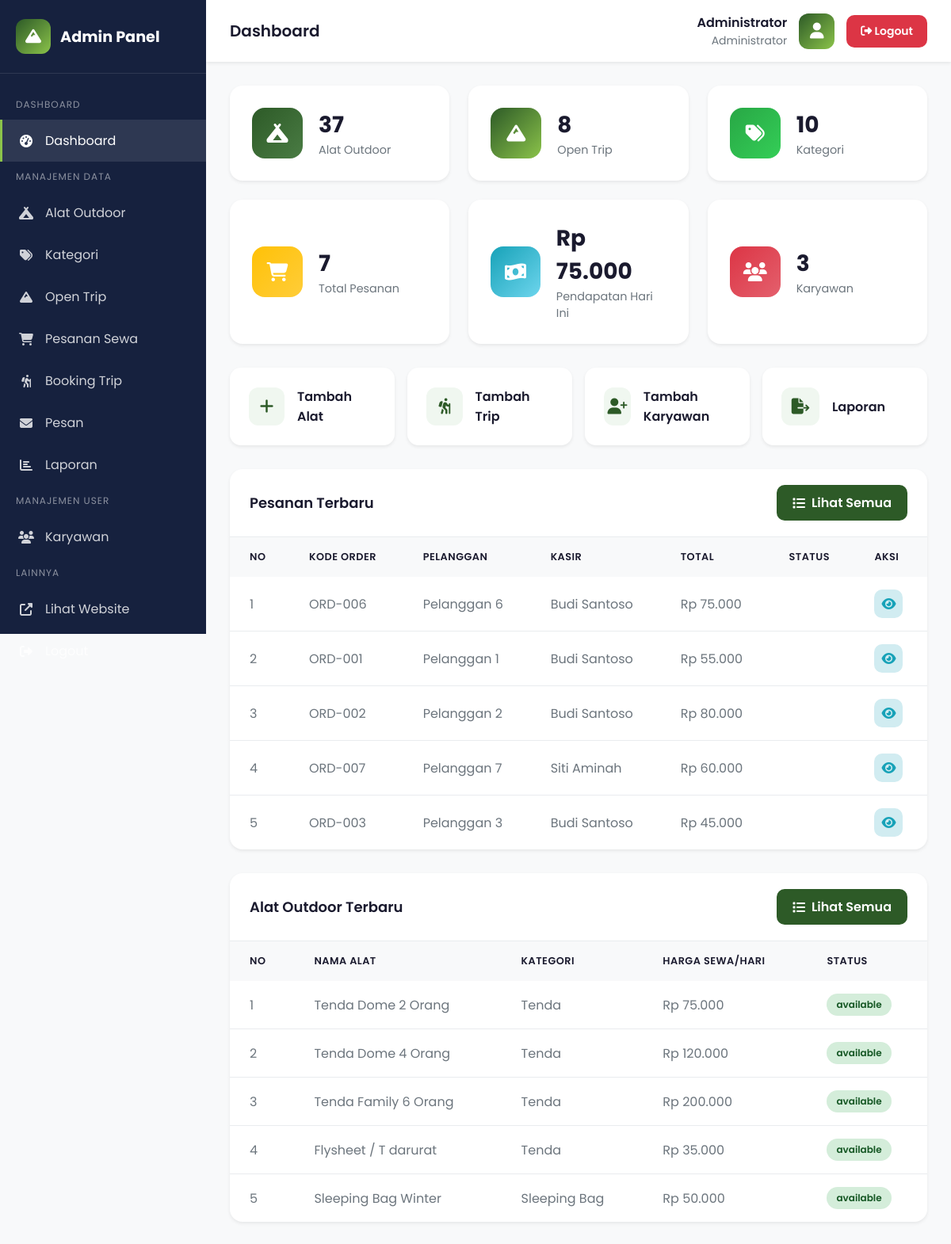
/admin/index.php (signed in), run on the app's committed database.
### tables this page shows
CREATE TABLE IF NOT EXISTS orders (
    id INT PRIMARY KEY AUTO_INCREMENT,
    kode_order VARCHAR(20) UNIQUE NOT NULL,
    user_id INT,
    nama_pelanggan VARCHAR(100) NOT NULL,
    no_hp VARCHAR(20) NOT NULL,
    email VARCHAR(100),
    total_harga DECIMAL(12,2) NOT NULL,
    tanggal_sewa DATE NOT NULL,
    tanggal_kembali DATE NOT NULL,
    metode_pembayaran ENUM('tunai', 'qris', 'transfer') DEFAULT 'tunai',
    status_pembayaran ENUM('pending', 'confirmed', 'completed', 'cancelled') DEFAULT 'pending',
    status_order ENUM('pending', 'confirmed', 'rented', 'returned', 'cancelled') DEFAULT 'pending',
    tipe_order ENUM('online', 'offline') DEFAULT 'offline',
    catatan TEXT,
    created_at TIMESTAMP DEFAULT CURRENT_TIMESTAMP,
    FOREIGN KEY (user_id) REFERENCES users(id)
);

CREATE TABLE IF NOT EXISTS users (
    id INT PRIMARY KEY AUTO_INCREMENT,
    username VARCHAR(50) NOT NULL UNIQUE,
    password VARCHAR(255) NOT NULL,
    nama_lengkap VARCHAR(100) NOT NULL,
    email VARCHAR(100) NOT NULL,
    role ENUM('admin', 'kasir', 'pengelola') DEFAULT 'kasir',
    status ENUM('active', 'inactive') DEFAULT 'active',
    created_at TIMESTAMP DEFAULT CURRENT_TIMESTAMP
);

CREATE TABLE IF NOT EXISTS products (
    id INT PRIMARY KEY AUTO_INCREMENT,
    nama_produk VARCHAR(200) NOT NULL,
    deskripsi TEXT,
    harga_sewa_harian DECIMAL(10,2) NOT NULL,
    harga_sewa_mingguan DECIMAL(10,2),
    harga_sewa_bulanan DECIMAL(10,2),
    stok INT NOT NULL DEFAULT 0,
    kategori_id INT,
    gambar VARCHAR(255),
    status ENUM('available', 'rented', 'maintenance') DEFAULT 'available',
    created_at TIMESTAMP DEFAULT CURRENT_TIMESTAMP,
    FOREIGN KEY (kategori_id) REFERENCES categories(id) ON DELETE SET NULL
);

CREATE TABLE IF NOT EXISTS categories (
    id INT PRIMARY KEY AUTO_INCREMENT,
    nama_kategori VARCHAR(100) NOT NULL,
    deskripsi TEXT,
    gambar VARCHAR(255),
    created_at TIMESTAMP DEFAULT CURRENT_TIMESTAMP
);

### config/functions.php (called while the page is built, shortened)
<?php
require_once 'database.php';
function getAllCategories()
{
    global $conn;
    $result = $conn->query("SELECT * FROM categories ORDER BY nama_kategori ASC");
    return $result->fetch_all(MYSQLI_ASSOC);
}
function getAllProducts($limit = null)
{
    global $conn;
    $sql = "SELECT p.*, c.nama_kategori
            FROM products p
            LEFT JOIN categories c ON p.kategori_id = c.id
            ORDER BY p.created_at DESC";
    if ($limit) {
        $sql .= " LIMIT $limit";
    }
    $result = $conn->query($sql);
    return $result->fetch_all(MYSQLI_ASSOC);
}
function getAllTrips($limit = null)
{
    global $conn;
    $sql = "SELECT * FROM trips ORDER BY tanggal_mulai DESC";
    $result = $conn->query($sql);
    return $result->fetch_all(MYSQLI_ASSOC);
}
function formatCurrency($amount)
{
    return 'Rp ' . number_format($amount, 0, ',', '.');
}
function getAllUsers()
{
    global $conn;
    $result = $conn->query("SELECT * FROM users ORDER BY created_at DESC");
    return $result->fetch_all(MYSQLI_ASSOC);
}
function getAllOrders($limit = null)
{
    global $conn;
    $sql = "SELECT o.*, u.nama_lengkap as nama_kasir
            FROM orders o
            LEFT JOIN users u ON o.user_id = u.id
            ORDER BY o.created_at DESC";
    if ($limit) {
        $sql .= " LIMIT $limit";
    }
    $result = $conn->query($sql);
    return $result->fetch_all(MYSQLI_ASSOC);
}
function getOrdersByDateRange($start_date, $end_date)
{
    global $conn;
    $stmt = $conn->prepare("SELECT o.*, u.nama_lengkap as nama_kasir
                            FROM orders o
                            LEFT JOIN users u ON o.user_id = u.id
                            WHERE DATE(o.created_at) BETWEEN ? AND ?
                            ORDER BY o.created_at DESC");
    $stmt->bind_param("ss", $start_date, $end_date);
    $stmt->execute();
    return $stmt->get_result()->fetch_all(MYSQLI_ASSOC);
}
function getDailyReport($date = null)
{
    $date = $date ?? date('Y-m-d');
    return getOrdersByDateRange($date, $date);
}

### admin/index.php (the view, shortened to what this page needs)
<?php
require_once '../config/functions.php';
$products_count = count(getAllProducts());
$categories_count = count(getAllCategories());
$users_count = count(getAllUsers());
$orders_count = count(getAllOrders());
$recent_products = getAllProducts(5);
$recent_orders = getAllOrders(5);
$trips_count = count(getAllTrips());
$today_sales = getDailyReport();
$today_total = array_sum(array_column($today_sales, 'total_harga'));
?>
<!DOCTYPE html>
<html lang="id">
<head>
    <link rel="stylesheet" href="https://cdnjs.cloudflare.com/ajax/libs/font-awesome/6.4.0/css/all.min.css">
</head>
<body>
    <aside class="sidebar">
        <div class="sidebar-brand">
            <div class="logo-icon"><i class="fas fa-mountain"></i></div>
            <span>Admin Panel</span>
        </div>
        <nav class="sidebar-menu">
            <div class="menu-section">Dashboard</div>
            <a href="index.php" class="menu-item active">
                <i class="fas fa-tachometer-alt"></i><span>Dashboard</span>
            </a>
            <div class="menu-section">Manajemen Data</div>
            <a href="products/index.php" class="menu-item">
                <i class="fas fa-campground"></i><span>Alat Outdoor</span>
            </a>
            <a href="categories/index.php" class="menu-item">
                <i class="fas fa-tags"></i><span>Kategori</span>
            </a>
            <a href="trips/index.php" class="menu-item">
                <i class="fas fa-mountain"></i><span>Open Trip</span>
            </a>
            <a href="orders/index.php" class="menu-item">
                <i class="fas fa-shopping-cart"></i><span>Pesanan Sewa</span>
            </a>
            <a href="trips/bookings/index.php" class="menu-item">
                <i class="fas fa-hiking"></i><span>Booking Trip</span>
            </a>
            <a href="messages/index.php" class="menu-item">
                <i class="fas fa-envelope"></i><span>Pesan</span>
            </a>
            <a href="reports/index.php" class="menu-item">
                <i class="fas fa-chart-bar"></i><span>Laporan</span>
            </a>
            <div class="menu-section">Manajemen User</div>
            <a href="users/index.php" class="menu-item">
                <i class="fas fa-users"></i><span>Karyawan</span>
            </a>
            <div class="menu-section">Lainnya</div>
            <a href="../index.php" class="menu-item" target="_blank">
                <i class="fas fa-external-link-alt"></i><span>Lihat Website</span>
            </a>
            <a href="logout.php" class="menu-item">
                <i class="fas fa-sign-out-alt"></i><span>Logout</span>
            </a>
        </nav>
    </aside>
    <main class="main-content">
        <header class="admin-header">
            <h1 class="header-title">Dashboard</h1>
            <div class="header-user">
                <div class="user-info">
                    <div class="user-name"><?= $_SESSION['admin_nama'] ?></div>
                    <div class="user-role">Administrator</div>
                </div>
                <div class="user-avatar"><i class="fas fa-user"></i></div>
                <a href="logout.php" class="btn-logout"><i class="fas fa-sign-out-alt"></i> Logout</a>
            </div>
        </header>
        <div class="content">
            <div class="stats-grid">
                <div class="stat-card">
                    <div class="stat-icon primary"><i class="fas fa-campground"></i></div>
                    <div class="stat-info">
                        <h3><?= $products_count ?></h3>
                        <p>Alat Outdoor</p>
                    </div>
                </div>
                <div class="stat-card">
                    <div class="stat-icon mountain"><i class="fas fa-mountain"></i></div>
                    <div class="stat-info">
                        <h3><?= $trips_count ?></h3>
                        <p>Open Trip</p>
                    </div>
                </div>
                <div class="stat-card">
                    <div class="stat-icon success"><i class="fas fa-tags"></i></div>
                    <div class="stat-info">
                        <h3><?= $categories_count ?></h3>
                        <p>Kategori</p>
                    </div>
                </div>
                <div class="stat-card">
                    <div class="stat-icon warning"><i class="fas fa-shopping-cart"></i></div>
                    <div class="stat-info">
                        <h3><?= $orders_count ?></h3>
                        <p>Total Pesanan</p>
                    </div>
                </div>
                <div class="stat-card">
                    <div class="stat-icon info"><i class="fas fa-money-bill-wave"></i></div>
                    <div class="stat-info">
                        <h3><?= formatCurrency($today_total) ?></h3>
                        <p>Pendapatan Hari Ini</p>
                    </div>
                </div>
                <div class="stat-card">
                    <div class="stat-icon danger"><i class="fas fa-users"></i></div>
                    <div class="stat-info">
                        <h3><?= $users_count ?></h3>
                        <p>Karyawan</p>
                    </div>
                </div>
            </div>
            <div class="quick-actions">
                <a href="products/add.php" class="quick-action">
                    <i class="fas fa-plus"></i><span>Tambah Alat</span>
                </a>
                <a href="trips/add.php" class="quick-action">
                    <i class="fas fa-hiking"></i><span>Tambah Trip</span>
                </a>
                <a href="users/add.php" class="quick-action">
                    <i class="fas fa-user-plus"></i><span>Tambah Karyawan</span>
                </a>
                <a href="reports/index.php" class="quick-action">
                    <i class="fas fa-file-export"></i><span>Laporan</span>
                </a>
            </div>
            <div class="card">
                <div class="card-header">
                    <h2 class="card-title">Pesanan Terbaru</h2>
                    <a href="orders/index.php" class="btn-add"><i class="fas fa-list"></i> Lihat Semua</a>
                </div>
                <div class="card-body">
                    <table class="table">
                        <thead>
                            <tr>
                                <th>No</th>
                                <th>Kode Order</th>
                                <th>Pelanggan</th>
                                <th>Kasir</th>
                                <th>Total</th>
                                <th>Status</th>
                                <th>Aksi</th>
                            </tr>
                        </thead>
                        <tbody>
                            <?php foreach ($recent_orders as $index => $order): ?>
                                <tr>
                                    <td><?= $index + 1 ?></td>
                                    <td><?= $order['kode_order'] ?></td>
                                    <td><?= $order['nama_pelanggan'] ?></td>
                                    <td><?= $order['nama_kasir'] ?? '-' ?></td>
                                    <td><?= formatCurrency($order['total_harga']) ?></td>
                                    <td><span
                                            class="status-badge <?= $order['status_order'] ?>"><?= $order['status_order'] ?></span>
                                    </td>
                                    <td>
                                        <div class="action-btns">
                                            <a href="orders/view.php?id=<?= $order['id'] ?>" class="btn-action btn-view"
                                                title="Lihat"><i class="fas fa-eye"></i></a>
                                        </div>
                                    </td>
                                </tr>
                            <?php endforeach; ?>
                        </tbody>
                    </table>
                </div>
            </div>
            <div class="card">
                <div class="card-header">
                    <h2 class="card-title">Alat Outdoor Terbaru</h2>
                    <a href="products/index.php" class="btn-add"><i class="fas fa-list"></i> Lihat Semua</a>
                </div>
                <div class="card-body">
                    <table class="table">
                        <thead>
                            <tr>
                                <th>No</th>
                                <th>Nama Alat</th>
                                <th>Kategori</th>
                                <th>Harga Sewa/Hari</th>
                                <th>Status</th>
                            </tr>
                        </thead>
                        <tbody>
                            <?php foreach ($recent_products as $index => $product): ?>
                                <tr>
                                    <td><?= $index + 1 ?></td>
                                    <td><?= $product['nama_produk'] ?></td>
                                    <td><?= $product['nama_kategori'] ?></td>
                                    <td><?= formatCurrency($product['harga_sewa_harian'] ?? $product['harga']) ?></td>
                                    <td><span
                                            class="status-badge <?= $product['status'] ?? 'active' ?>"><?= $product['status'] ?? 'active' ?></span>
                                    </td>
                                </tr>
                            <?php endforeach; ?>
                        </tbody>
                    </table>
                </div>
            </div>
        </div>
    </main>
</body>
</html>

### data on the page
orders: kode_order "ORD-006", nama_pelanggan "Pelanggan 6", user.nama_lengkap "Budi Santoso", total_harga "Rp 75.000"
orders: kode_order "ORD-001", nama_pelanggan "Pelanggan 1", user.nama_lengkap "Budi Santoso", total_harga "Rp 55.000"
orders: kode_order "ORD-002", nama_pelanggan "Pelanggan 2", user.nama_lengkap "Budi Santoso", total_harga "Rp 80.000"
orders: kode_order "ORD-007", nama_pelanggan "Pelanggan 7", user.nama_lengkap "Siti Aminah", total_harga "Rp 60.000"
orders: kode_order "ORD-003", nama_pelanggan "Pelanggan 3", user.nama_lengkap "Budi Santoso", total_harga "Rp 45.000"
products: nama_produk "Tenda Dome 2 Orang", kategori.nama_kategori "Tenda", harga_sewa_harian "Rp 75.000", status "available"
products: nama_produk "Tenda Dome 4 Orang", kategori.nama_kategori "Tenda", harga_sewa_harian "Rp 120.000", status "available"
products: nama_produk "Tenda Family 6 Orang", kategori.nama_kategori "Tenda", harga_sewa_harian "Rp 200.000", status "available"
products: nama_produk "Flysheet / T darurat", kategori.nama_kategori "Tenda", harga_sewa_harian "Rp 35.000", status "available"
products: nama_produk "Sleeping Bag Winter", kategori.nama_kategori "Sleeping Bag", harga_sewa_harian "Rp 50.000", status "available"

### other printed values
$_SESSION['admin_nama'] "Administrator"
$products_count "37"
$trips_count "8"
$categories_count "10"
$orders_count "7"
formatCurrency($today_total) "Rp 75.000"
$users_count "3"
